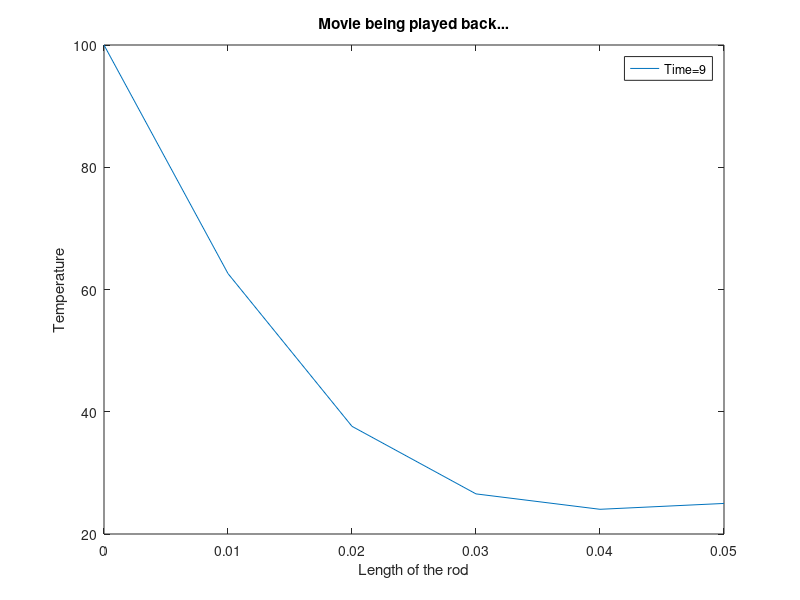

Here is the MATLAB script that generated this plot:
clc
clear all


% Mfile name
%       mtl_ode_???.m

% Revised:
%       February 28, 2011

% % Authors
%       Sri Harsha Garapati, Autar Kaw
%       Department of Mechanical Engineering
%       University of South Florida
%       Tampa, Fl 33620
%       Contact: kaw@eng.usf.edu | http://numericalmethods.eng.usf.edu/contact.html

% Purpose
%       To illustrate explicit method of solving Ordinary Differential
%       Equations
%       

% Keyword
%       Partial Differential Equations
%       Parabolic Equations
%       Crank-Nicolson Method
%% Display information

% This displays title information
disp(sprintf('\n\nSimulation of the Parabolic Equation method to solve PDE'))
disp(sprintf('University of South Florida'))
disp(sprintf('United States of America'))
disp(sprintf('kaw@eng.usf.edu\n'))


% Problem Statement
% Use the Crank-Nicolson method to solve for the temperature distribution of a
% long, thin rod with a length of 0.05 metres subjected to a temperature of
% 100 degrees centigrade on the left end and 25 degress centigrade on the
% right end. Find the temperature distribution in the rod from t=0 secs to
% t=9 secs. The following values: K'=54 W/(m.k), C=490 J/(Kg-K) and 
% density=7800 Kg/m^3, deltax=0.01 cm, deltat=3s. At t=0, the temperature 
% of the rod is 20 degress centigrade

disp(sprintf('\n*******************************Problem Statement**********'))
disp(sprintf('Use the Crank-Nicolson method to solve for the temperature distribution of a'))
disp(sprintf('long, thin rod with a length of 0.05 metres subjected to a temperature of'))
disp(sprintf('100 degrees centigrade on the left end and 25 degress centigrade on the'))
disp(sprintf('right end. Find the temperature distribution in the rod from t=0 secs to'))
disp(sprintf('t=9 secs. The following values: K=54 W/(m.k), C=490 J/(Kg-K) and'))
disp(sprintf('density=7800 Kg/m^3, deltax=0.01 cm, deltat=3s. At t=0, the temperature'))
disp(sprintf('of the rod is 20 degress centigrade'))

%% Inputs
%       This is the only place in the program where the user makes the changes
%       based on their wishes

%*************************************************************************

% Length of the rod

l=0.05;

% Thermal conductivity of the material of the rod

k_prime=54;

% Specific Heat of the rod

c=490;

% density of the material of the rod

density=7800;

% Temeprature on the left end of the rod (boundary condition)

T1=100;

% Temperature on the right end of the rod (boundary condition)

T2=25;

% Intial Temperature
Ti=20;

% number of divisions on the rod
n=5;

%End time of the analysis
t=9;

%Time step

dt=3;





%*************************************************************************

disp(sprintf('\n\n********************************Input Data**********************************\n')) 
disp(sprintf('     L = %g, Length of the rod ',l)) 
disp(sprintf('     K = %g, Thermal conductivity of the rod ',k_prime))
disp(sprintf('     C = %g, Specific Heat of the rod ',c))
disp(sprintf('     Density = %g, Density of the rod ',density))
disp(sprintf('     T1 = %g, Temperature on the left side of the rod ',T1))
disp(sprintf('     T2 = %g, Temperature on the right side of the rod ',T2))
disp(sprintf('     n = %g, Number of sections of the grid along the length of the rod',n))
disp(sprintf('     T = %g, End time of the analysis',t))
disp(sprintf('     dt = %g, Time step of the analysis',dt))



%*************************************************************************
%% Calculations

disp(sprintf('\n\n********************************Calculated Data**********************************\n')) 

% Calculating the number of time steps required for the analysis
runs=t/dt + 1;

% Step size along the length of the rod

dx=l/n;

% alpha=thermal diffusivity

alpha= k_prime/(c*density);

% Relaxation
lambda=alpha*dt/(dx)^2;

disp(sprintf('     alpha = %g, Thermal diffusivity',alpha))


%% Programming the Crank-Nicholson Method
%Generating the linear cordinates of the nodes
for i=1:1:n+1
    L(i)=(i-1)*dx;
end


% Starting values assignmed to the Temperature vector
T=zeros(runs,n+1);


% Loop Assigning the Boundary Conditions to Temperature Vector
for i=1:1:runs
     T(i,1)=T1;
     T(i,n+1)=T2;
end


% Loop Assigning the Initial Conditions to Temperature Vector
for j=2:1:n
     T(1,j)=Ti;
end

% Programming the explicit method
for j=1:1:runs-1
    
    temp=zeros(n-1,n-1);
    cons=zeros(n-1,1);
    for i=2:1:n
        k=i-1;
        
        if k==1
        temp(k,k)=2*(1+lambda);
        temp(k,k+1)=-lambda;
        cons(k,1)=(lambda*T(j,i-1))+(2*(1-lambda)*T(j,i)) + (lambda*T(j,i+1)) + (lambda*T(j+1,i-1));
        end
    
        if k ~=1 && k ~=n-1
        temp(k,k-1)=-lambda;
        temp(k,k)=2*(1+lambda);
        temp(k,k+1)=-lambda;
        cons(k,1)=(lambda*T(j,i-1))+(2*(1-lambda)*T(j,i)) + (lambda*T(j,i+1));
        end
    
        if k==n-1
            temp(k,k-1)=-lambda;
            temp(k,k)=2*(1+lambda);
            cons(k,1)=(lambda*T(j,i-1))+(2*(1-lambda)*T(j,i)) + (lambda*T(j,i+1)) + (lambda*T(j+1,i+1));
        end
    
    end
    cons
    sol=temp\cons;
    
    for i=2:1:n
        T(j+1,i)=sol(i-1);
    end
end
%% Output
disp('Here in the temperature matrix, T, each row represents the time step')
disp('and each column represents the time, i.e. first row represents the') 
disp('initial time step, second row represents the first time step and the')
disp('last row represents the end time of the analysis. Ex: T(3,2) represents ')
disp(' the temperature of the second node at the third time step')
disp(' ')
disp(' Temperature, T=')
disp(T)

%% Plotting

% Loop to record movie
for j = 0:1:runs-1
    for i=1:1:n+1
        T_M(i)=T(j+1,i);
        
    end
    plot(L,T_M);
    xlabel('Length of the rod')
    ylabel('Temperature')
    legend(['Time=' num2str(j*dt)])
    title('Recording movie...')
    % Get every frame with 'getframe' and load the appropriate       % matrix.
    frames(j+1) = getframe;
end

% Save the matrix so that this movie can be loaded later
save frames 

% Play the movie once, 1 FPS.
title('Movie being played back...')
movie(frames,1,1)
